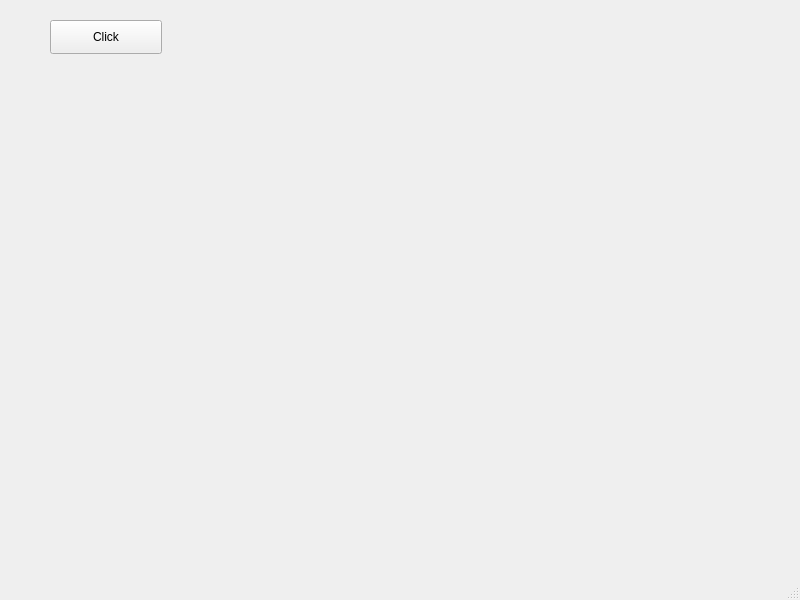
<?xml version="1.0" encoding="UTF-8"?>
<ui version="4.0">
 <class>MainWindow</class>
 <widget class="QMainWindow" name="MainWindow">
  <property name="geometry">
   <rect>
    <x>0</x>
    <y>0</y>
    <width>800</width>
    <height>600</height>
   </rect>
  </property>
  <property name="windowTitle">
   <string>MainWindow</string>
  </property>
  <widget class="QWidget" name="centralwidget">
   <widget class="QPushButton" name="pushButton">
    <property name="geometry">
     <rect>
      <x>50</x>
      <y>20</y>
      <width>112</width>
      <height>34</height>
     </rect>
    </property>
    <property name="text">
     <string>Click</string>
    </property>
   </widget>
  </widget>
  <widget class="QMenuBar" name="menubar">
   <property name="geometry">
    <rect>
     <x>0</x>
     <y>0</y>
     <width>800</width>
     <height>31</height>
    </rect>
   </property>
  </widget>
  <widget class="QStatusBar" name="statusbar"/>
 </widget>
 <resources/>
 <connections/>
</ui>
